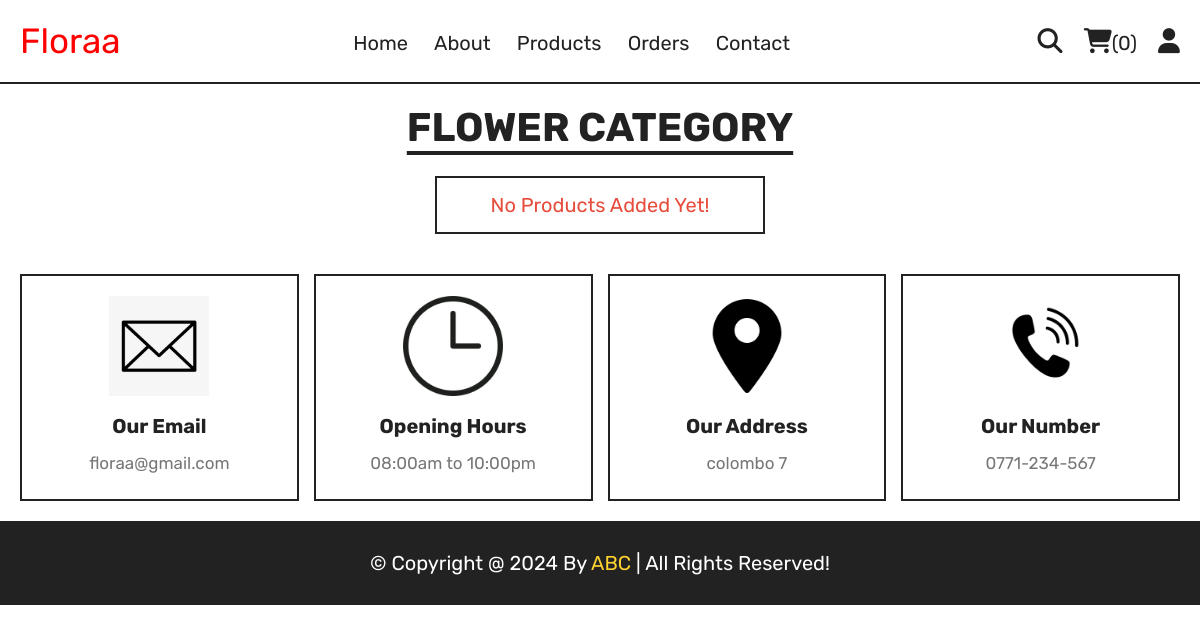
The page /category.php?category=bouquets on the database as committed earlier.
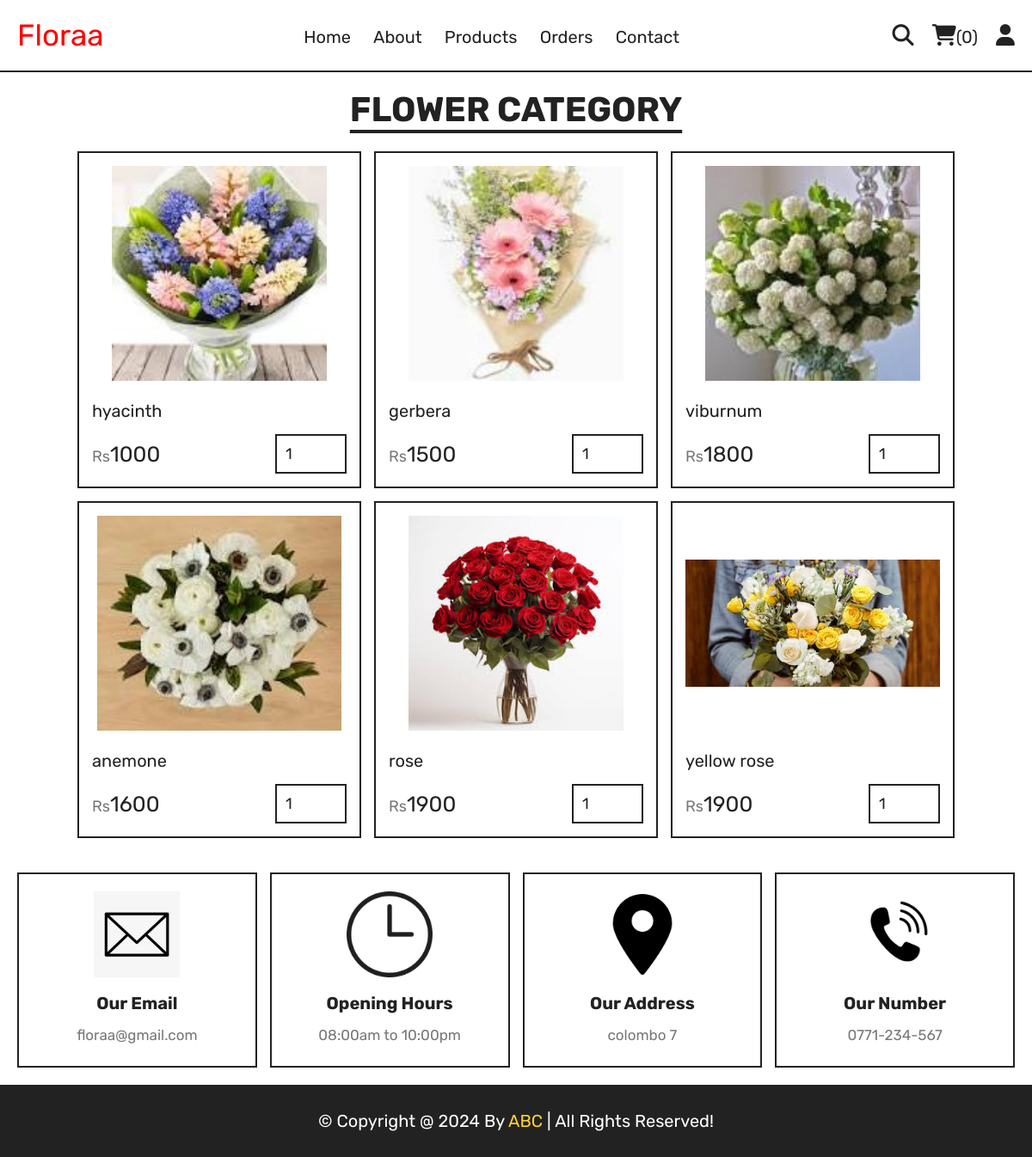
The same page on the database as committed later.
### tables this page shows
CREATE TABLE `products` (
  `id` int(100) NOT NULL,
  `name` varchar(100) NOT NULL,
  `category` varchar(100) NOT NULL,
  `price` int(10) NOT NULL,
  `image` varchar(100) NOT NULL
);

### category.php (the view, shortened to what this page needs)
<?php
include 'includes/connect.php';
?>
<!DOCTYPE html>
<html lang="en">
<head>
   <link rel="stylesheet" href="https://cdnjs.cloudflare.com/ajax/libs/font-awesome/6.1.1/css/all.min.css">
   <link rel="stylesheet" href="css/style.css">
</head>
<body>
<?php include 'includes/user_header.php'; ?>
<section class="products">
   <h1 class="title">flower category</h1>
   <div class="box-container">
      <?php
         $category = $_GET['category'];
         $select_products = $conn->prepare("SELECT * FROM `products` WHERE category = ?");
         $select_products->execute([$category]);
         if($select_products->rowCount() > 0){
            while($fetch_products = $select_products->fetch(PDO::FETCH_ASSOC)){
      ?>
      <form action="" method="post" class="box">
         <img src="../uploaded_img/<?= $fetch_products['image']; ?>" alt="">
         <div class="name"><?= $fetch_products['name']; ?></div>
         <div class="flex">
            <div class="price"><span>Rs</span><?= $fetch_products['price']; ?></div>
            <input type="number" name="qty" class="qty" min="1" max="99" value="1" maxlength="2">
         </div>
      </form>
      <?php
            }
         }else{
            echo '<p class="empty">no products added yet!</p>';
         }
      ?>
   </div>
</section>
<?php include 'includes/footer.php'; ?>
</body>
</html>

Rows that differ between the two databases and show on the page:
added products: image (picture), name "hyacinth", price "1000"
added products: image (picture), name "gerbera", price "1500"
added products: image (picture), name "viburnum", price "1800"
added products: image (picture), name "anemone", price "1600"
added products: image (picture), name "rose", price "1900"
added products: image (picture), name "yellow rose", price "1900"
Other text that changed with them:
text no longer shown: "No Products Added Yet!"
